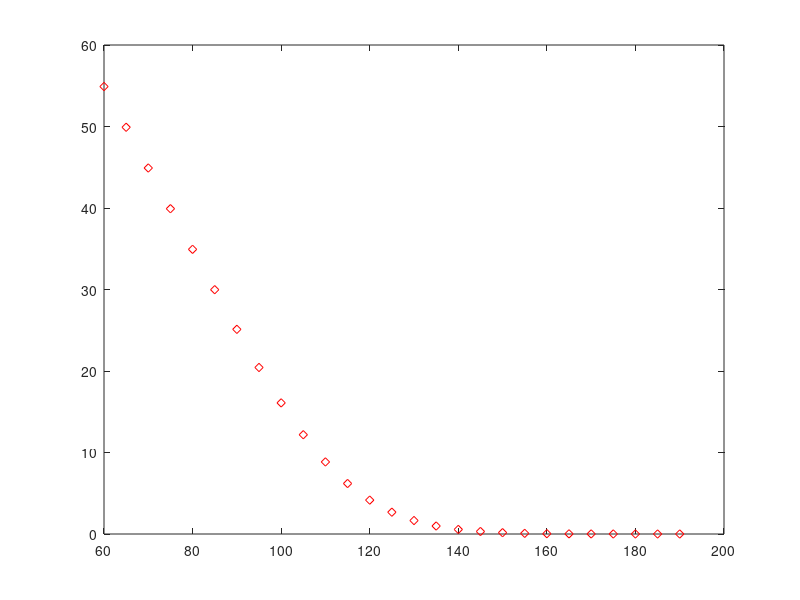

MATLAB code for this plot:

%%%%%%%%%%%%%%%%%%%%%%%%%%%%%%%%%%%%%%%%%%%%%%%%%%%%%%%%%%%%%%%%%%%%%%%%%%%
%   This program implements the binomial model for option pricing         %
%%%%%%%%%%%%%%%%%%%%%%%%%%%%%%%%%%%%%%%%%%%%%%%%%%%%%%%%%%%%%%%%%%%%%%%%%%%

%   Input parameters

    r=0.0065; mu=0.02; sig=0.47;
    S0=115; T=1/12;
    N=52; dt=T/N; dK=5;
    q=(mu-r)*sqrt(dt)/(2*sig)+0.5;
    
%   Calculate parameters

    U=1+r*dt+sig*sqrt(dt);
    D=1+r*dt-sig*sqrt(dt);
    DCF=1/(1+r*dt);
    N=round(T/dt);

%   Tree construction

    S=zeros(N+1,N+1);
    S(1,1)=S0;
    for j=2:N+1
        S(1,j)=S(1,j-1)*D;
        for i=2:j
            S(i,j)=S(i-1,j-1)*U;
        end
    end

%   Payoff function

    K=60:dK:190; CP=zeros(size(K)); 
    for n=1:length(K)
        C=S;
        for i=1:(N+1)
            C(i,N+1)=max(S(i,N+1)-K(n),0);                       % call 
        end
        
%   Backward induction

        for j=N:-1:1
            for i=1:j
                C(i,j)=DCF*(q*C(i,j+1)+(1-q)*C(i+1,j+1));
            end
        end
        CP(n)=C(1,1);
    end
    
    plot(K,CP,'rd');
    
    